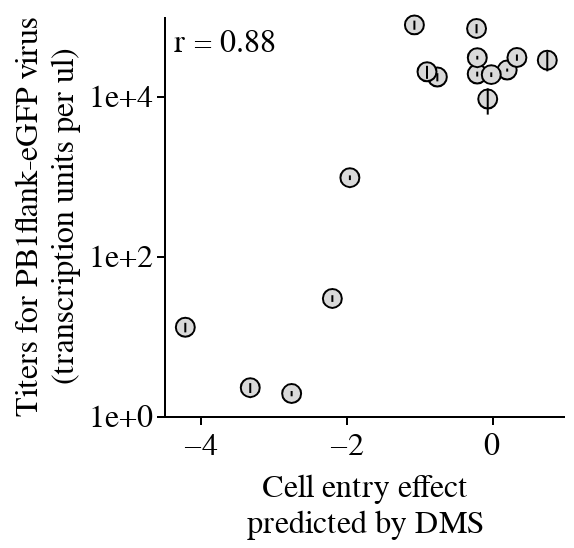

Write notebook code for a chart like this one.
### Code cell
summary_ma22 = summary.query(
    'virus not in ["no HA", "PE09-WT", "PE09-I140K"]'
)

r_value = np.log(summary_ma22['mean_titer']).corr(summary_ma22['effect'])
r_text = f"r = {r_value:.2f}"

# Points for the means
points = alt.Chart(summary_ma22).mark_circle(
    color='#D9D9D9',
    size=90, 
    opacity=1, 
    stroke='black', 
    strokeWidth=1
).encode(
    x=alt.X(
        'effect:Q', 
        title=['Cell entry effect', 'predicted by DMS'],
        axis=alt.Axis(
            grid=False,
            tickCount=3,
        ),
    ),
    y=alt.Y(
        'mean_titer:Q', 
        title=['Titers for PB1flank-eGFP virus', '(transcription units per ul)'], 
        scale=alt.Scale(type='log'),
        axis=alt.Axis(
            format="~e",
            grid=False,
            tickCount=3,
        ),
    ),
    tooltip=['virus', 'effect', 'mean_titer', 'se']
).properties(
    width=200,
    height=200
)

# Error bars: mean ± 1SE
error_bars = alt.Chart(summary_ma22).mark_errorbar().encode(
    x='effect:Q',
    y=alt.Y('lower:Q', title=['Titers for PB1flank-eGFP virus', '(transcription units per ul)']),
    y2='upper:Q',
)

r_label = alt.Chart(pd.DataFrame({'text': [r_text]})).mark_text(
    align='left',
    baseline='top',
    fontSize=16,
    fontWeight='normal',
    color='black'
).encode(
    text='text:N',
    x=alt.value(5), 
    y=alt.value(5)
)

scatter_plot = alt.layer(points, error_bars, r_label)
scatter_plot

### Figure 1 — Vega-Lite specification as saved in the notebook (floating-point values rounded to 4 significant figures)
{"config": {"background": "white", "title": {"fontSize": 20, "fontWeight": "normal", "font": "Helvetica", "anchor": "start", "color": "#000000", "orient": "top", "offset": 5, "subtitleColor": "gray", "subtitleFont": "Helvetica", "subtitleFontWeight": "normal", "subtitleFontSize": 18, "subtitlePadding": 2}, "axis": {"domain": true, "domainColor": "black", "domainWidth": 1, "grid": false, "gridColor": "#DEDDDD", "gridWidth": 0.5, "labelFont": "Helvetica", "labelFontSize": 16, "labelFlush": false, "labelFontWeight": "normal", "labelPadding": 2, "tickColor": "black", "tickSize": 4, "tickCount": 3, "tickWidth": 1, "titleFont": "Helvetica", "titleAlign": "center", "titleFontWeight": "normal", "titleFontSize": 16, "titlePadding": 5}, "legend": {"labelFont": "Helvetica", "labelFontSize": 16, "symbolSize": 100, "titleFont": "Helvetica", "titleFontSize": 16, "titleFontWeight": "normal", "padding": 5, "titleLimit": 200, "gradientLength": 100}, "range": {"category": ["#4e79a7", "#f28e2c", "#e15759", "#76b7b2", "#59a14f", "#edc949", "#af7aa1", "#ff9da7", "#9c755f", "#bab0ab"], "diverging": ["#c7e9b4", "#7fcdbb", "#41b6c4", "#1d91c0", "#225ea8", "#253494"]}, "view": {"stroke": "white", "strokeWidth": 0}, "text": {"font": "Helvetica", "fontSize": 16}}, "layer": [{"data": {"name": "data-10a228fcaf6fd4c013bf809e26ed9b9b"}, "mark": {"type": "circle", "color": "#D9D9D9", "opacity": 1, "size": 90, "stroke": "black", "strokeWidth": 1}, "encoding": {"tooltip": [{"field": "virus", "type": "nominal"}, {"field": "effect", "type": "quantitative"}, {"field": "mean_titer", "type": "quantitative"}, {"field": "se", "type": "quantitative"}], "x": {"axis": {"grid": false, "tickCount": 3}, "field": "effect", "title": ["Cell entry effect", "predicted by DMS"], "type": "quantitative"}, "y": {"axis": {"format": "~e", "grid": false, "tickCount": 3}, "field": "mean_titer", "scale": {"type": "log"}, "title": ["Titers for PB1flank-eGFP virus", "(transcription units per ul)"], "type": "quantitative"}}}, {"data": {"name": "data-10a228fcaf6fd4c013bf809e26ed9b9b"}, "mark": {"type": "errorbar"}, "encoding": {"x": {"field": "effect", "type": "quantitative"}, "y": {"field": "lower", "title": ["Titers for PB1flank-eGFP virus", "(transcription units per ul)"], "type": "quantitative"}, "y2": {"field": "upper"}}}, {"data": {"name": "data-9d1cf493bd4a0e6a55592f4ec442b7a8"}, "mark": {"type": "text", "align": "left", "baseline": "top", "color": "black", "fontSize": 16, "fontWeight": "normal"}, "encoding": {"text": {"field": "text", "type": "nominal"}, "x": {"value": 5}, "y": {"value": 5}}}], "height": 200, "width": 200, "$schema": "https://vega.github.io/schema/vega-lite/v5.16.3.json", "datasets": {"data-10a228fcaf6fd4c013bf809e26ed9b9b": [{"virus": "D186G", "mean_titer": 29.52, "se": 2.847, "effect": -2.185, "mutation": "D186G", "lower": 26.67, "upper": 32.36}, {"virus": "D225N", "mean_titer": 2.258, "se": 0.3194, "effect": -3.314, "mutation": "D225N", "lower": 1.939, "upper": 2.578}, {"virus": "F195Y", "mean_titer": 12.86, "se": 1.758, "effect": -4.207, "mutation": "F195Y", "lower": 11.1, "upper": 14.62}, {"virus": "G404R", "mean_titer": 18830.0, "se": 1318.0, "effect": -0.1932, "mutation": "G404R", "lower": 17520.0, "upper": 20150.0}, {"virus": "K131I", "mean_titer": 953.6, "se": 64.35, "effect": -1.944, "mutation": "K131I", "lower": 889.3, "upper": 1018.0}, {"virus": "K140I", "mean_titer": 21100.0, "se": 934.3, "effect": 0.2189, "mutation": "K140I", "lower": 20170.0, "upper": 22040.0}, {"virus": "K189E", "mean_titer": 69970.0, "se": 9245.0, "effect": -0.2025, "mutation": "K189E", "lower": 60730.0, "upper": 79220.0}, {"virus": "N165H", "mean_titer": 77440.0, "se": 10100.0, "effect": -1.057, "mutation": "N165H", "lower": 67330.0, "upper": 87540.0}, {"virus": "R220T", "mean_titer": 17270.0, "se": 2026.0, "effect": -0.7415, "mutation": "R220T", "lower": 15240.0, "upper": 19290.0}, {"virus": "R229I", "mean_titer": 20110.0, "se": 3724.0, "effect": -0.8836, "mutation": "R229I", "lower": 16390.0, "upper": 23840.0}, {"virus": "R307T", "mean_titer": 28040.0, "se": 7716.0, "effect": 0.7702, "mutation": "R307T", "lower": 20330.0, "upper": 35760.0}, {"virus": "S107E", "mean_titer": 30310.0, "se": 2734.0, "effect": 0.3527, "mutation": "S107E", "lower": 27570.0, "upper": 33040.0}, {"virus": "S145N", "mean_titer": 30160.0, "se": 1599.0, "effect": -0.1923, "mutation": "S145N", "lower": 28560.0, "upper": 31760.0}, {"virus": "S193F", "mean_titer": 1.908, "se": 0.1449, "effect": -2.745, "mutation": "S193F", "lower": 1.764, "upper": 2.053}, {"virus": "S205Y", "mean_titer": 9153.0, "se": 3301.0, "effect": -0.04869, "mutation": "S205Y", "lower": 5853.0, "upper": 12450.0}, {"virus": "unmutated", "mean_titer": 18500.0, "se": 1238.0, "effect": 0.0, "mutation": null, "lower": 17260.0, "upper": 19740.0}], "data-9d1cf493bd4a0e6a55592f4ec442b7a8": [{"text": "r = 0.88"}]}}
